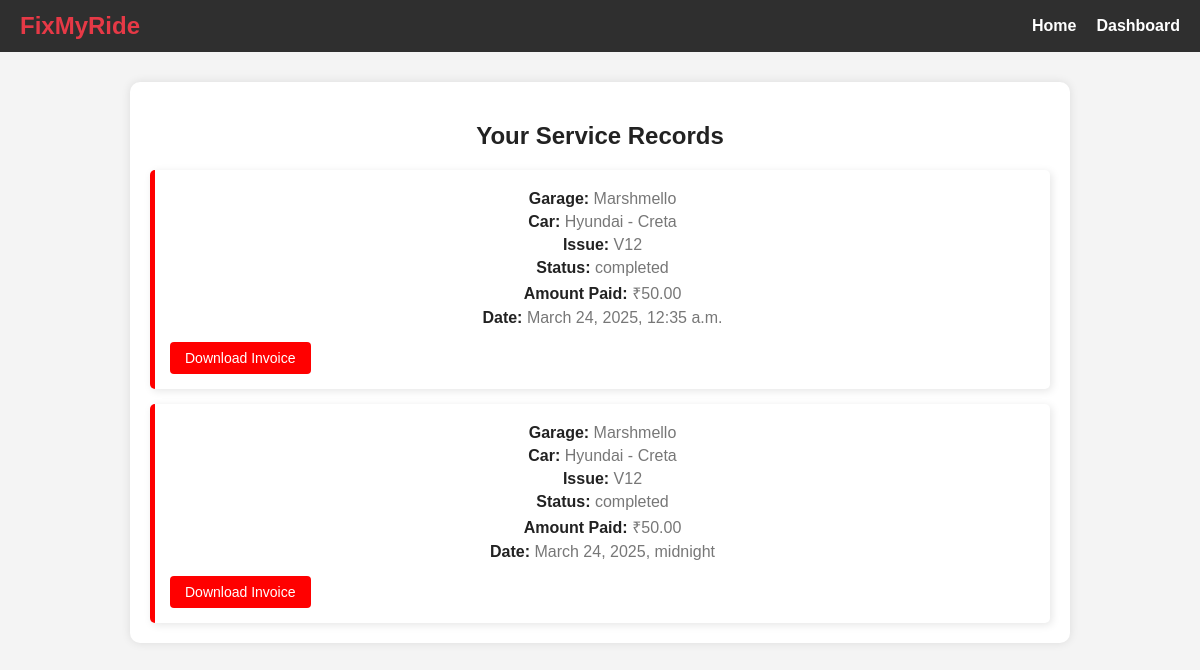
The page /service-records/ (signed in) on the database as committed earlier.
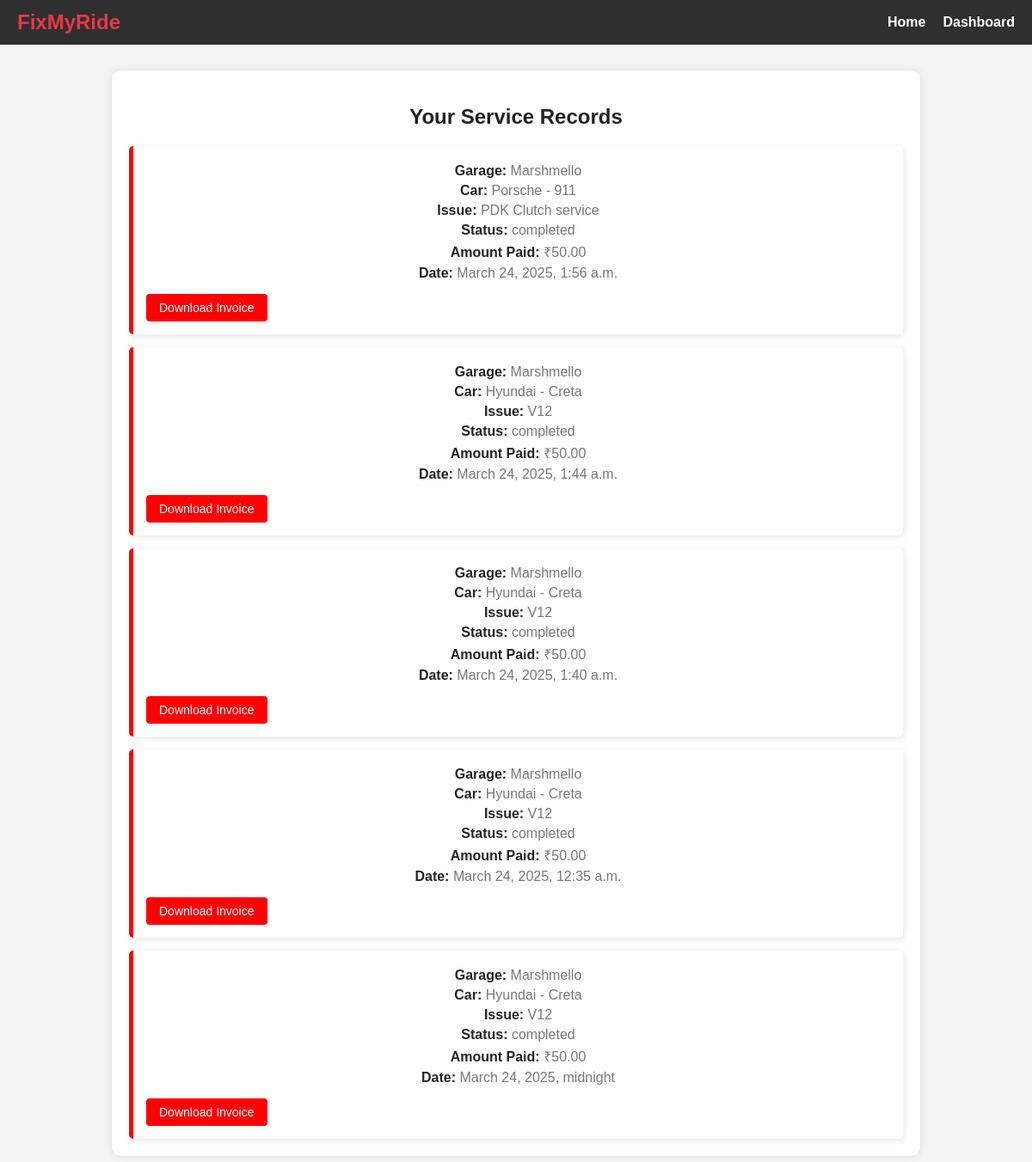
The same page on the database as committed later.
### myapp/models.py (models this page shows, shortened)
class ServiceRecord(models.Model):
    request = models.OneToOneField(Request, on_delete=models.CASCADE)
    worker = models.ForeignKey(Worker, on_delete=models.SET_NULL, null=True)
    garage = models.ForeignKey(Garage, on_delete=models.CASCADE)
    completed_at = models.DateTimeField(auto_now_add=True)
    service_price = models.DecimalField(max_digits=10, decimal_places=2, null=True, blank=True)
    invoice_pdf = models.FileField(upload_to='invoices/', null=True, blank=True)
    def __str__(self):
        return f"Service Record - {self.request} - Completed on {self.completed_at}"

class Garage(models.Model):
    name = models.CharField(max_length=100, unique=True)
    owner_name = models.CharField(max_length=100)
    contact = models.CharField(max_length=15, unique=True)
    email = models.EmailField(unique=True)
    password = models.CharField(max_length=100)  # Store hashed password
    address = models.TextField()
    services_offered = models.TextField()
    image = models.ImageField(null=True, blank=True, upload_to="images/")
    is_approved = models.BooleanField(default=False)  # Approval status

class Request(models.Model):
    STATUS_CHOICES = [
        ('pending', 'Pending'),
        ('approved', 'Approved'),
        ('rejected', 'Rejected'),
    ]
    customer = models.ForeignKey('Customer', on_delete=models.CASCADE)
    garage = models.ForeignKey('Garage', on_delete=models.CASCADE)
    car_manufacturer = models.CharField(max_length=100)
    car_model = models.CharField(max_length=100)
    issue_description = models.TextField()
    status = models.CharField(max_length=20, choices=STATUS_CHOICES, default='pending')
    created_at = models.DateTimeField(auto_now_add=True)
    worker = models.ForeignKey('Worker', on_delete=models.SET_NULL, null=True, blank=True, related_name='requests')  # Add related_name
    def __str__(self):
        return f"Request from {self.customer.first_name} {self.customer.last_name} for {self.car_manufacturer} {self.car_model}"

### myapp/views.py (the view)
    def wrapper(request, *args, **kwargs):
        if 'customer_id' in request.session:
            return view_func(request, *args, **kwargs)
        else:
            return redirect('user_login')  # Redirect to login page if not logged in

### myapp/views.py (called while the page is built)
def customer_login_required(view_func):
    def wrapper(request, *args, **kwargs):
        if 'customer_id' in request.session:
            return view_func(request, *args, **kwargs)
        else:
            return redirect('user_login')  # Redirect to login page if not logged in
    return wrapper

@customer_login_required
def service_records(request):
    customer_id = request.session.get('customer_id')
    logger.info(f"Fetching service records for customer ID: {customer_id}")
    records = ServiceRecord.objects.filter(request__customer_id=customer_id).order_by('-completed_at')
    logger.info(f"Records fetched: {records}")
    return render(request, 'service_records.html', {'records': records})

### templates/service_records.html (shortened to what this page needs)
{% load static %}
<!DOCTYPE html>
<html lang="en">
<head>
    <link rel="stylesheet" href="{% static 'css/service_records.css' %}">
</head>
<body>
    <nav class="navbar">
        <div class="logo">FixMyRide</div>
        <ul class="nav-links">
            <li><a href="{% url 'home' %}">Home</a></li>
            <li><a href="{% url 'user_dashboard' %}">Dashboard</a></li>
        </ul>
    </nav>
    <section class="service-records">
        <h2>Your Service Records</h2>
        <div class="records-container">
            {% if records %}
                {% for record in records %}
                    <div class="record-box">
                        <p><strong>Garage:</strong> {{ record.garage.name }}</p>
                        <p><strong>Car:</strong> {{ record.request.car_manufacturer }} - {{ record.request.car_model }}</p>
                        <p><strong>Issue:</strong> {{ record.request.issue_description }}</p>
                        <p><strong>Status:</strong> {{ record.request.status }}</p>
                        <p><strong>Amount Paid:</strong> ₹{{ record.service_price }}</p>
                        <p><strong>Date:</strong> {{ record.completed_at }}</p>
                        <a href="{% url 'download_invoice' record.id %}" class="btn">Download Invoice</a>
                    </div>
                {% endfor %}
            {% else %}
                <p>No service records found.</p>
            {% endif %}
        </div>
    </section>
</body>
</html>

### static/css/service_records.css (style rules this page uses)
body { font-family: Arial, sans-serif; margin: 0; padding: 0; background-color: #f4f4f4; color: #333; }
.navbar { background-color: #2F2F2F; padding: 12px 20px; display: flex; justify-content: space-between; align-items: center; }
.navbar .logo { font-family: 'Poppins', sans-serif; color: #E63946; font-size: 24px; font-weight: bold; }
.nav-links { list-style: none; display: flex; gap: 20px; margin: 0; padding: 0; }
.nav-links li { position: relative; }
.nav-links a { color: white; text-decoration: none; font-weight: bold; font-size: 16px; transition: color 0.3s ease-in-out; }
.service-records { max-width: 900px; margin: 30px auto; padding: 20px; background: white; box-shadow: 0px 0px 10px rgba(0, 0, 0, 0.1); border-radius: 10px; }
.service-records h2 { text-align: center; color: #222; margin-bottom: 20px; }
.records-container { display: flex; flex-direction: column; gap: 15px; }
.record-box { background: white; padding: 15px; border-left: 5px solid red; border-radius: 5px; box-shadow: 2px 2px 8px rgba(0, 0, 0, 0.1); }
.record-box p { margin: 5px 0; font-size: 14px; color: #333; }
.record-box strong { color: #222; }
.btn { display: inline-block; padding: 8px 15px; margin-top: 10px; background: red; color: white; text-decoration: none; font-size: 14px; border-radius: 4px; transition: background 0.3s; }
.service-records p { text-align: center; font-size: 16px; color: #777; }

Rows that differ between the two databases and show on the page:
added ServiceRecord: garage.name "Marshmello", request.car_manufacturer "Porsche", request.car_model "911", request.issue_description "PDK Clutch service", request.status "completed", service_price "50.00", completed_at "March 24, 2025, 1:56 a.m."
added ServiceRecord: garage.name "Marshmello", request.car_manufacturer "Hyundai", request.car_model "Creta", request.issue_description "V12", request.status "completed", service_price "50.00", completed_at "March 24, 2025, 1:44 a.m."
added ServiceRecord: garage.name "Marshmello", request.car_manufacturer "Hyundai", request.car_model "Creta", request.issue_description "V12", request.status "completed", service_price "50.00", completed_at "March 24, 2025, 1:40 a.m."
